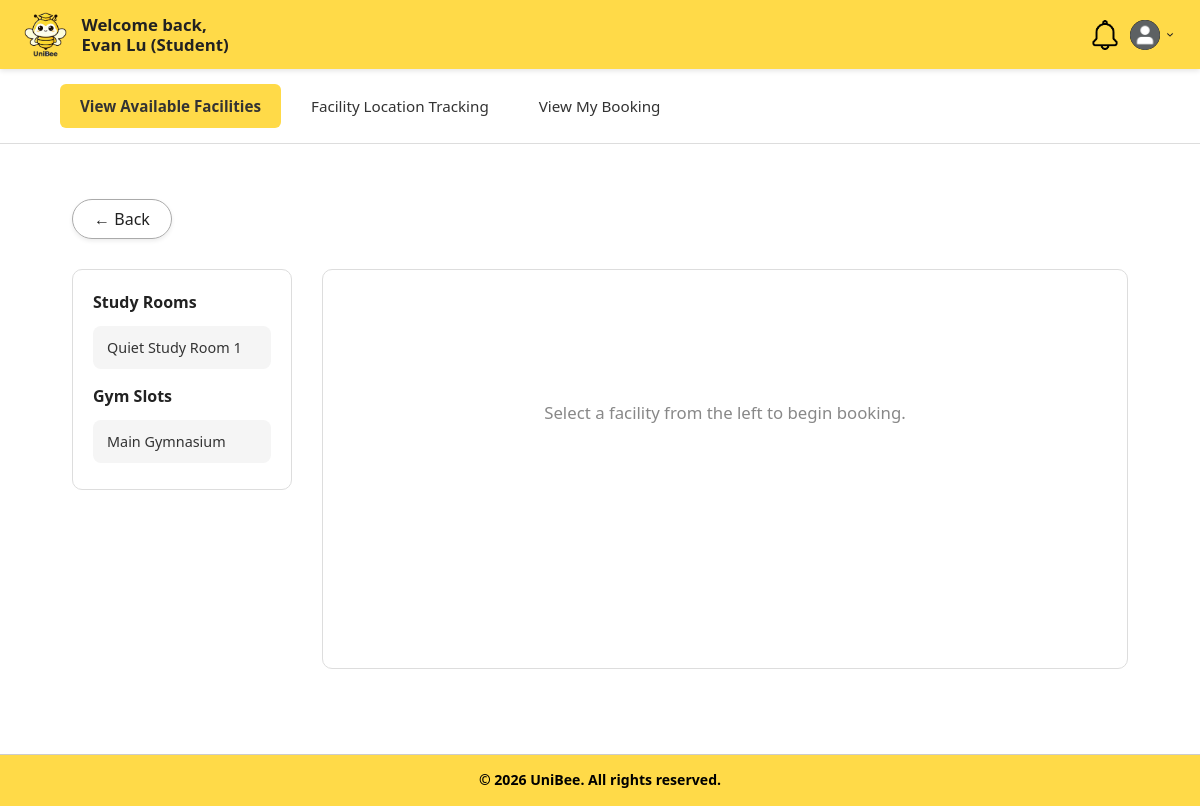
Screenshot of /boundary/bookFacilityPage.php (signed in) with the database file from the repository.
### tables this page shows
CREATE TABLE BookableFacilities (
    id INT PRIMARY KEY AUTO_INCREMENT,
    facilityId INT NOT NULL,
    isBookable BOOLEAN DEFAULT FALSE,
    slotDuration INT,
    bookingCapacity INT NULL,
    openTime TIME,
    closeTime TIME,
    status ENUM('available', 'unavailable') DEFAULT 'available',
    createdAt DATETIME DEFAULT CURRENT_TIMESTAMP,
    updatedAt DATETIME DEFAULT CURRENT_TIMESTAMP ON UPDATE CURRENT_TIMESTAMP,
    FOREIGN KEY (facilityId) REFERENCES Facilities(id) ON DELETE CASCADE,
    UNIQUE (facilityId)
);

CREATE TABLE Facilities (
    id INT PRIMARY KEY AUTO_INCREMENT,
    universityId INT NOT NULL,
    floorId INT,
    name VARCHAR(255) NOT NULL,
    roomCode VARCHAR(100),
    type ENUM('study room', 'gym', 'lecture hall', 'lab', 'classroom') DEFAULT 'study room',
    description TEXT,
    location VARCHAR(255),
    blockFloor VARCHAR(100),
    capacity INT,
    status VARCHAR(50) DEFAULT 'active',
    createdAt DATETIME DEFAULT CURRENT_TIMESTAMP,
    updatedAt DATETIME DEFAULT CURRENT_TIMESTAMP ON UPDATE CURRENT_TIMESTAMP,
    FOREIGN KEY (universityId) REFERENCES Universities(id) ON DELETE CASCADE,
    FOREIGN KEY (floorId) REFERENCES CampusFloors(id) ON DELETE SET NULL
);

### controller/bookFacilityController.php (called while the page is built, shortened)
<?php
require_once "../database/database.php";
class BookFacilityController
{
    private $db;
    public function __construct()
    {
        $database = new Database();
        $this->db = $database->connect();
    }
    public function getBookableFacilitiesByName($universityId, $type)
    {
        try {
            $normalizedType = preg_replace('/[^a-z0-9]/', '', strtolower($type));
            $sql = "SELECT f.id AS facilityId, f.name, f.type, f.location, f.capacity,
                           f.description, bf.id AS bookableFacilityId, bf.slotDuration,
                           bf.openTime, bf.closeTime, bf.status AS bookableStatus
                    FROM Facilities f
                    INNER JOIN BookableFacilities bf ON f.id = bf.facilityId
                    WHERE f.universityId = ?
                      AND f.status = 'active'
                      AND bf.isBookable = TRUE
                      AND bf.status = 'available'
                      AND REPLACE(REPLACE(REPLACE(LOWER(f.type), ' ', ''), '-', ''), '_', '') = ?
                    ORDER BY f.name ASC";
            $stmt = $this->db->prepare($sql);
            $stmt->execute([$universityId, $normalizedType]);
            return $stmt->fetchAll(PDO::FETCH_ASSOC);
        } catch (Exception $e) {
            error_log("Bookable facilities fetch error: " . $e->getMessage());
            return false;
        }
    }
}
?>

### database/database.php (called while the page is built, shortened)
<?php
class Database
{
    private $host = 'sql310.infinityfree.com';
    private $dbname = 'if0_43226272_unibee';
    private $username = 'if0_43226272';
    private $password = 'unibee1234';
    public function connect()
    {
        try {
            $this->pdo = new PDO(
                "mysql:host={$this->host};dbname={$this->dbname}",
                $this->username,
                $this->password
            );
            $this->pdo->setAttribute(PDO::ATTR_ERRMODE, PDO::ERRMODE_EXCEPTION);
            return $this->pdo;
        } catch (PDOException $e) {
            die("Database connection failed: " . $e->getMessage());
        }
    }
}

### boundary/bookFacilityPage.php (the view, shortened to what this page needs)
<?php
$selectedType = $_GET['type'] ?? '';
require_once "../controller/bookFacilityController.php";
$controller = new BookFacilityController();
$studyRooms = $controller->getBookableFacilitiesByName($_SESSION['university_id'], 'study room');
$gymSlots = $controller->getBookableFacilitiesByName($_SESSION['university_id'], 'gym');
$selectedFacility = null;
?>
<!DOCTYPE html>
<html lang="en">
<head>
    <link rel="stylesheet" href="../style.css">
</head>
<body>
    <header class="header">
        <div class="logo-container">
            <a href="studentDashboardPage.php">
                <img src="../images/uniBeeLogo.png" alt="UniBee Logo">
            </a>
        </div>
        <div class="welcome-message">
            <span>Welcome back,</span>
                <strong>
                    <?php
                        echo htmlspecialchars($_SESSION['user_name'] ?? 'User') .
                            ' (' . ucwords(str_replace('_', ' ', strtolower($_SESSION['user_role'] ?? $_SESSION['role'] ?? 'User'))) . ')';
                    ?>
                </strong>
        </div>
        <div class="dashboard-header-right">
            <a href="notificationPage.php" class="header-icon">
                <img src="../images/notification.png" alt="Notifications">
            </a>
            <div class="profile-dropdown">
                <div class="profile-container" onclick="toggleDropdown()">
                    <img src="../images/profilePic.png" alt="Profile" class="profile-icon">
                    <img src="../images/dropdown.png" alt="Menu" class="dropdown-arrow">
                </div>
            </div>
        </div>
    </header>
    <nav class="facilities-nav">
        <a href="viewFacilitiesPage.php" class="facilities-tab active">View Available Facilities</a>
        <a href="facilityLocationTrackingPage.php" class="facilities-tab">Facility Location Tracking</a>
        <a href="viewMyBookingPage.php" class="facilities-tab">View My Booking</a>
    </nav>
    <main class="dashboard">
        <div class="facility-back-bar facility-back-bar--wide">
            <a href="viewFacilitiesPage.php" class="btn-back">&#8592; Back</a>
        </div>
        <?php if ($studyRooms === false && $gymSlots === false): ?>
            <p class="error-message">Unable to load facilities, please try again.</p>
        <?php else: ?>
            <div class="book-layout">
                <aside class="book-sidebar">
                    <?php if ($selectedType === '' || $selectedType === 'studyroom'): ?>
                        <h3 style="<?php echo ($selectedType === 'studyroom') ? 'color: #f5c400;' : ''; ?>">Study Rooms</h3>
                        <?php if ($studyRooms && !empty($studyRooms)): ?>
                            <?php foreach ($studyRooms as $sr): ?>
                                <a href="bookFacilityPage.php?type=studyroom&facilityId=<?php echo urlencode($sr['bookableFacilityId']); ?>"
                                    class="book-sidebar-item <?php echo (isset($_GET['facilityId']) && $_GET['facilityId'] == $sr['bookableFacilityId']) ? 'active' : ''; ?>">
                                    <?php echo htmlspecialchars($sr['name']); ?>
                                </a>
                            <?php endforeach; ?>
                        <?php else: ?>
                            <p class="book-empty">No study rooms available.</p>
                        <?php endif; ?>
                    <?php endif; ?>
                    <?php if ($selectedType === '' || $selectedType === 'gym'): ?>
                        <h3 style="<?php echo ($selectedType === 'gym') ? 'color: #f5c400;' : ''; ?>">Gym Slots</h3>
                        <?php if ($gymSlots && !empty($gymSlots)): ?>
                        <?php foreach ($gymSlots as $gs): ?>
                            <a href="bookFacilityPage.php?type=gym&facilityId=<?php echo urlencode($gs['bookableFacilityId']); ?>"
                                class="book-sidebar-item <?php echo (isset($_GET['facilityId']) && $_GET['facilityId'] == $gs['bookableFacilityId']) ? 'active' : ''; ?>">
                                <?php echo htmlspecialchars($gs['name']); ?>
                            </a>
                        <?php endforeach; ?>
                        <?php else: ?>
                            <p class="book-empty">No gym slots available.</p>
                        <?php endif; ?>
                    <?php endif; ?>
                </aside>
                <section class="book-panel">
                    <?php if ($selectedFacility): ?>
                        <h2><?php echo htmlspecialchars($selectedFacility['name']); ?></h2>
                        <p class="book-subtitle">
                            <?php echo htmlspecialchars($selectedFacility['location'] ?? ''); ?>
                            · Capacity <?php echo htmlspecialchars($selectedFacility['capacity'] ?? ''); ?>
                        </p>
                        <form action="../controller/bookFacilityController.php" method="POST" class="book-form">
                            <input type="hidden" name="facilityId" value="<?php echo htmlspecialchars($_GET['facilityId'] ?? ''); ?>">
                            <input type="hidden" name="type" value="<?php echo htmlspecialchars($selectedType); ?>">
                            <input type="hidden" id="slotDuration"
                                value="<?php echo (int) ($selectedFacility['slotDuration'] ?? 60); ?>">
                            <div class="book-form-row">
                                <div class="form-group">
                                    <label for="bookingDate">Date</label>
                                    <input type="date" id="bookingDate" name="bookingDate" required>
                                </div>
                                <div class="form-group">
                                    <label for="startTime">Time slot</label>
                                    <input type="time" id="startTime" name="startTime" required>
                                    <input type="hidden" id="endTime" name="endTime">
                                </div>
                            </div>
                            <div class="form-group">
                                <label for="purpose">Purpose</label>
                                <input type="text" id="purpose" name="purpose" placeholder="Enter purpose" required>
                            </div>
                            <div class="book-form-actions">
                                <button type="submit" name="confirm_booking" class="btn-confirm">Confirm Booking</button>
                                <a href="bookFacilityPage.php?type=<?php echo urlencode($selectedType); ?>" class="btn-cancel">Cancel</a>
                            </div>
                        </form>
                    <?php else: ?>
                        <div class="book-placeholder">
                            <p>Select a facility from the left to begin booking.</p>
                        </div>
                    <?php endif; ?>
                </section>
            </div>
        <?php endif; ?>
    </main>
    <footer>
        <div class="footer-bottom-bar">
            &copy; 2026 UniBee. All rights reserved.
        </div>
    </footer>
</body>
</html>

### rows the page displays
bookablefacilities: facilityId.name "Quiet Study Room 1"
bookablefacilities: facilityId.name "Main Gymnasium"

### other values shown
$_SESSION['user_name'] "Evan Lu"
